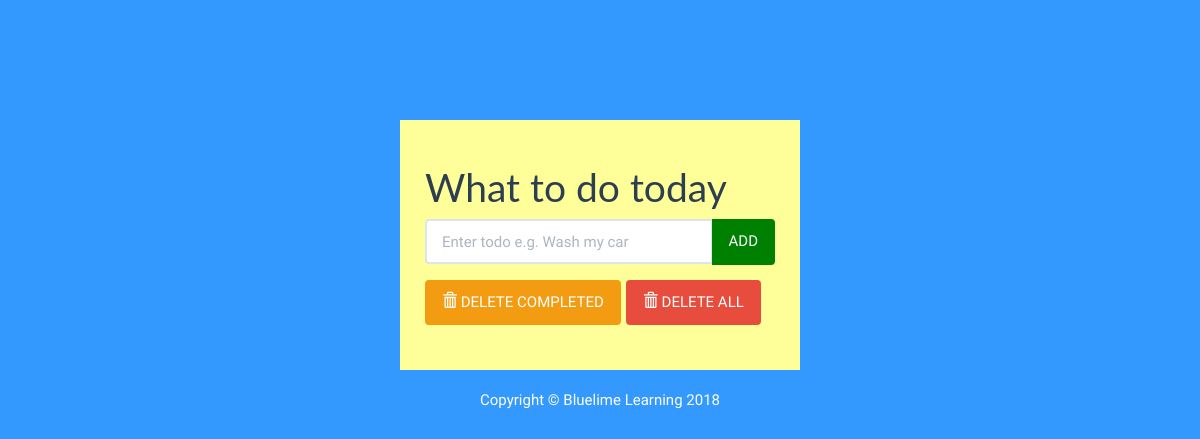
The app's page /, older data.
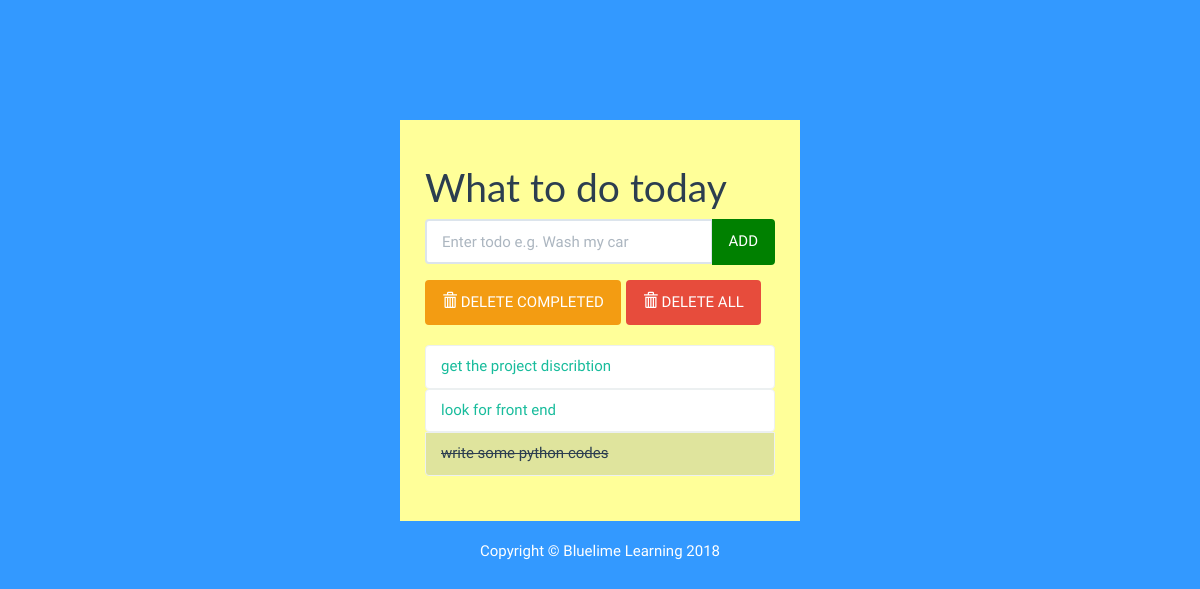
The same page, newer data.
### todolist/models.py (models this page shows, shortened)
class task(models.Model):
    describtion=models.CharField(max_length=45)
    done=models.BooleanField(default=False)

### todolist/views.py (the view)
# urls.py: 2. Add a URL to urlpatterns:  path('', Home.as_view(), name='home')
def Home(request):
    tasks=task.objects.order_by('id')
    form=TodoForm()
    context={'tasks':tasks,'form':form}
    return render(request,'todolist/index.html',context)

### todolist/forms.py
class TodoForm(forms.Form):
    text=forms.CharField(widget=forms.TextInput(attrs={
          "class" :"form-control", "placeholder":"Enter todo e.g. Wash my car", "aria-label":"Todo",
        "aria-describedby":"add-btn"
    }))

### todolist/templates/todolist/index.html (shortened to what this page needs)
{%load static %}
<!DOCTYPE html>
<html lang="en">
	<head>
		<link rel="stylesheet" href="{%static 'todolist/bs/css/flatly.min.css' %}" />
		<link rel="stylesheet" href="{%static 'todolist//styles.css' %}" />
	</head>
	<body>
		<div class="container-fluid" id="wrapper">
			<div class="row">
				<div class="col-lg-4 col-lg-offset-4" id="content">
					<h1>What to do today </h1>
					<form action="{% url 'addtask'%}" method="POST" role="form">
						<div class="form-group">
							<div class="input-group">
								{{form.text}}
							   <span class="input-group-btn">
								  <button type="submit" class="btn btn-default" id="add-btn">ADD</button>
							  </span>
							</div>
						</div>
					</form>
					<div class="row t10">
						<div class="col-lg-12">
							<div class="btn-toolbar">
								<div class="btn-group">
									<a href="{% url 'deleteCompleted'%}">
									<button  type="button" class="btn btn-warning">
										<i class="glyphicon glyphicon-trash"></i> DELETE COMPLETED
									</button></a>
								</div>
								<div class="btn-group">
									<button onclick="" type="button" class="btn btn-danger">
										<i class="glyphicon glyphicon-trash"></i> DELETE ALL
									</button>
								</div>
							</div>
						</div>
					</div>
					<ul class="list-group t20">
						{% for task in tasks%}
						{%if task.done %}
						<li class="list-group-item todo-completed">{{task.describtion}}</li>
						{%else%}
						<a href="{% url 'finished' task.id%}"><li class="list-group-item">{{task.describtion}}</li></a>
						{%endif %}
						{%endfor%}
					</ul>
				</div>
			</div>
			<footer>
				<div class="row pad">
					<div class="col-lg-12 text-center">
						Copyright &copy; Bluelime Learning 2018
					</div>
				</div>
			</footer>
		</div>
	</body>
</html>

### todolist/static/todolist/styles.css (style rules this page uses)
body { background: #3399ff; font-family: 'Oswald', 'Futura', sans-serif; }
#wrapper { margin-top: 10% !important; }
#content { background:#ffff99; padding: 25px; }
.t10 { margin-top: 10px; }
.t20 { margin-top: 20px; }
.todo-completed { text-decoration: line-through; background: rgba(149, 165, 166, .3); }
footer { margin-top: 20px; color: white; }
#add-btn { background-color:green; border-color:green; }

Row changes from the older to the newer data that the page shows:
added task: describtion "get the project discribtion"
added task: describtion "look for front end"
added task: describtion "write some python codes"
